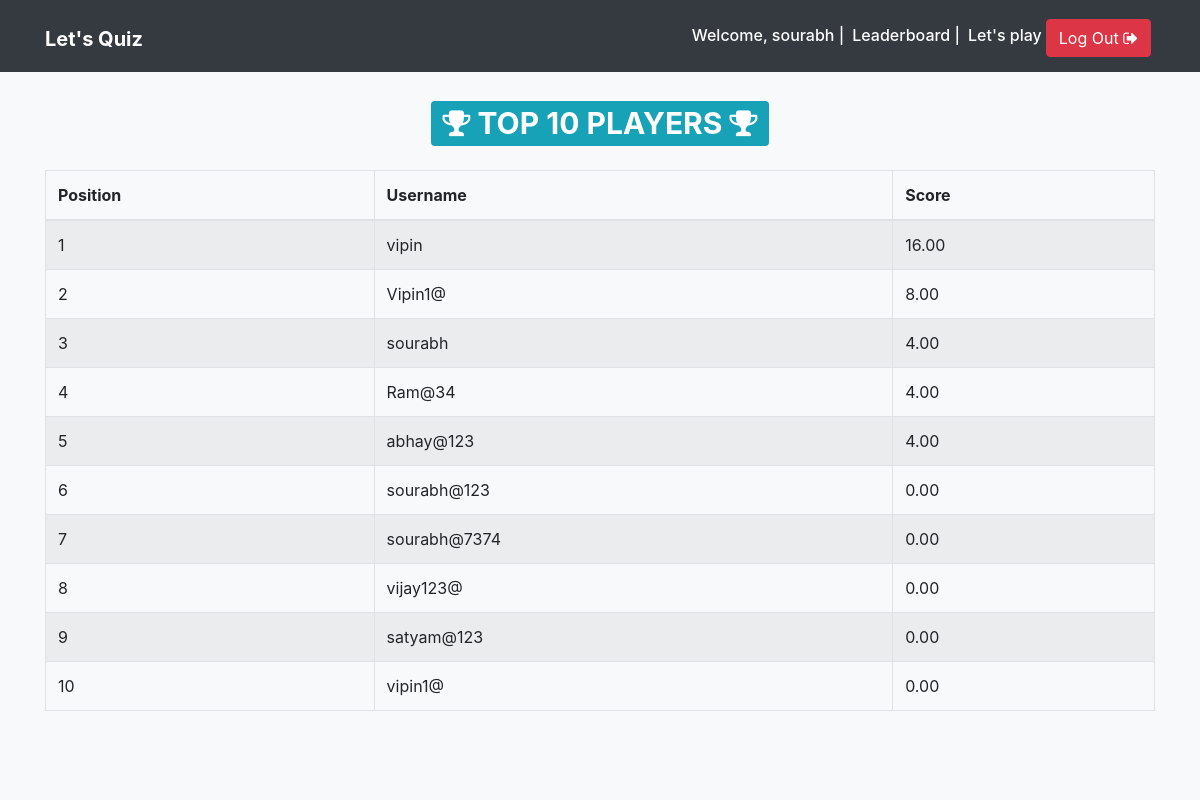
Page /leaderboard/ (signed in) on the committed database.
### quiz/models.py (models this page shows, shortened)
class QuizProfile(TimeStampedModel):
    user = models.OneToOneField(User, on_delete=models.CASCADE)
    total_score = models.DecimalField(_('Total Score'), default=0, decimal_places=2, max_digits=10)

### quiz/views.py (the view)
# urls.py: url(r'^leaderboard/$', views.leaderboard, name='leaderboard'),
def leaderboard(request):
    top_quiz_profiles = QuizProfile.objects.order_by('-total_score')[:500]
    total_count = top_quiz_profiles.count()
    context = {
        'top_quiz_profiles': top_quiz_profiles,
        'total_count': total_count,
    }
    return render(request, 'quiz/leaderboard.html', context=context)

### templates/quiz/leaderboard.html (shortened to what this page needs)
{% extends 'base.html' %}
{% block content %}
<div class="container">
    <h1 class="text-center my-4"><span class="badge badge-info"><i class="fa fa-trophy" aria-hidden="true"></i> TOP {{ total_count }} PLAYERS <i class="fa fa-trophy" aria-hidden="true"></i></span></h1>
    <table class="table table-striped table-bordered">
        <thead>
            <tr>
                <th>Position</th>
                <th>Username</th>
                <th>Score</th>
            </tr>
        </thead>
        <tbody>
            {% for quiz_profile in top_quiz_profiles %}
            <tr>
                <td>{{ forloop.counter }}</td>
                <td>{{ quiz_profile.user.username }}</td>
                <td>{{ quiz_profile.total_score }}</td>
            </tr>
            {% endfor %}
        </tbody>
    </table>
</div>
{% endblock content %}

### templates/base.html (shortened to what this page needs)
{% load static %}
<!doctype html>
<html lang="en">
<head>
    <link rel="stylesheet" href="https://maxcdn.bootstrapcdn.com/bootstrap/4.0.0-beta.2/css/bootstrap.min.css">
    <link rel="stylesheet" href="https://maxcdn.bootstrapcdn.com/font-awesome/4.7.0/css/font-awesome.min.css">
    <link rel="stylesheet" href="https://maxcdn.bootstrapcdn.com/font-awesome/4.7.0/css/font-awesome.min.css">
    <link rel="stylesheet" href="{% static 'css/main.css' %}">
</head>
<body class="bg-light">
    <nav class="navbar navbar-expand-md navbar-dark bg-dark">
        <div class="container">
            <h1><a href="{% url 'quiz:home' %}" class="navbar-brand">
            <strong>Let's Quiz</strong></a></h1>
            <div class="collapse navbar-collapse justify-content-end " id="navbar">
                {% if not request.user.is_active %}
                <a href="{% url 'quiz:leaderboard' %}" class="btn btn-info mt-1 mx-1">Leaderboard</a>
                <a href="{% url 'quiz:login' %}" class="btn btn-info mt-1"><i class="fa fa-sign-in" aria-hidden="true"></i> Log In</a>
                {% else %}
                <h6 class="text-white mt-2 mr-2">Welcome, {{ request.user.username }} | </h6>
                <h6 class="text-white mt-2 mr-2"><a href="{% url 'quiz:leaderboard' %}" class="text-white">Leaderboard</a> |</h6>
                <h6 class="mt-2"><a href="{% url 'quiz:play' %}" class="text-white">Let's play</a></h6>
                <a href="{% url 'quiz:logout' %}" class="btn btn-danger mt-1 mx-1">Log Out <i class="fa fa-sign-out" aria-hidden="true"></i></a>
                {% endif %}
            </div>
        </div>
    </nav>
    {% block content %}
    {% endblock content %}
    <footer class="bg-light text-muted py-0">
        <div class="container py-4">
        </div>
    </footer>
</body>
</html>

### rows in the picture
QuizProfile: user.username "vipin", total_score "16.00"
QuizProfile: user.username "Vipin1@", total_score "8.00"
QuizProfile: user.username "sourabh", total_score "4.00"
QuizProfile: user.username "Ram@34", total_score "4.00"
QuizProfile: user.username "abhay@123", total_score "4.00"
QuizProfile: user.username "sourabh@123", total_score "0.00"
QuizProfile: user.username "sourabh@7374", total_score "0.00"
QuizProfile: user.username "vijay123@", total_score "0.00"
QuizProfile: user.username "satyam@123", total_score "0.00"
QuizProfile: user.username "vipin1@", total_score "0.00"

### other values in the picture
{{ request.user.username }} "sourabh"
{{ total_count }} "10"
